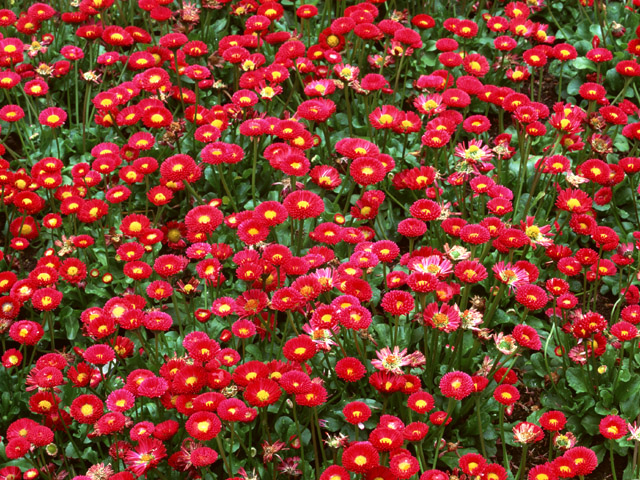
#> input picture Chapter_4/picture/src.jpg, 640 x 480 px
$ python template_matching.py
#> lines starting #> are read from the running program, lines starting #| are printed output that depends on the picture; after the words box and inside, x2 and y2 are one past the last pixel; in counts of white or black regions, pixels touching at a corner belong together
import cv2
import numpy as np

img_src = cv2.imread('picture/src.jpg', 1)
#> img_src is the input picture: shape (480, 640, 3); mean B, G, R 46.4, 64.2, 133.9
img_template = cv2.imread('picture/template.jpg', 1)
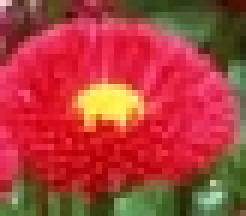
#> input picture Chapter_4/picture/template.jpg, 41 x 36 px (shown 6 times larger)
#> img_template is the input picture: shape (36, 41, 3); mean B, G, R 58.4, 61.9, 173.7

img_dst = img_src.copy()                                                                #値渡しのメソッドがcopyメソッド

h, w, ch = img_template.shape
#> h = 36; w = 41; ch = 3
img_minmax = cv2.matchTemplate(img_src, img_template, cv2.TM_CCOEFF_NORMED)             #テンプレ画像とソースの類似度を計算
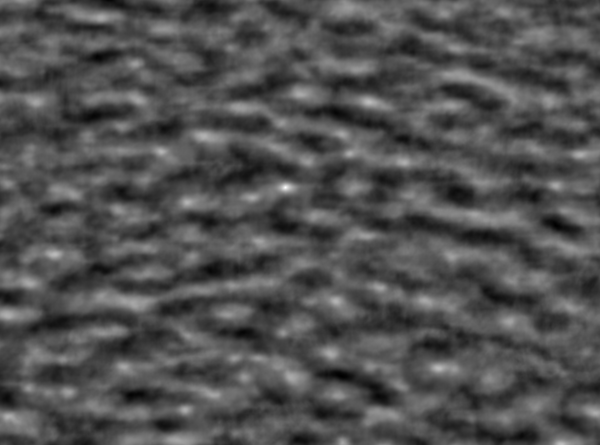
#> img_minmax: shape (445, 600) float32; min -0.461, max 0.988, mean -0.000468; drawn with min black and max white
#返り値(各位置での類似度を持った配列を返す

min_val, max_val, min_loc, max_loc = cv2.minMaxLoc(img_minmax)                            #類似度が最大と最小となる画素の位置を調べる
#> min_val = -0.461; max_val = 0.988; min_loc = (341, 376); max_loc = (285, 187)
#返り値(最も類似度が低い値、最も類似度が高い値、最も類似度が低い場所、最も類似度が高い場所)

cv2.rectangle(img_dst, max_loc, (max_loc[0] + w, max_loc[1] + h), (255, 255, 255), 10)
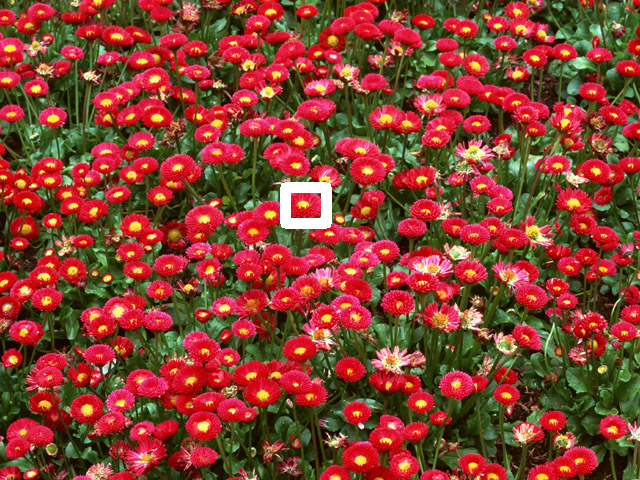
#> img_dst: shape (480, 640, 3); 0.54% of pixels changed, all inside (x1, y1, x2, y2) = (280, 182, 332, 229)

cv2.imwrite('picture/detect.jpg', img_dst)

#max_locはx軸y軸の順番で格納されている
#cv2.TM_CCOEFF_NORMEDは正規化相互相関(内積計算の際の角度で類似度を判断)
